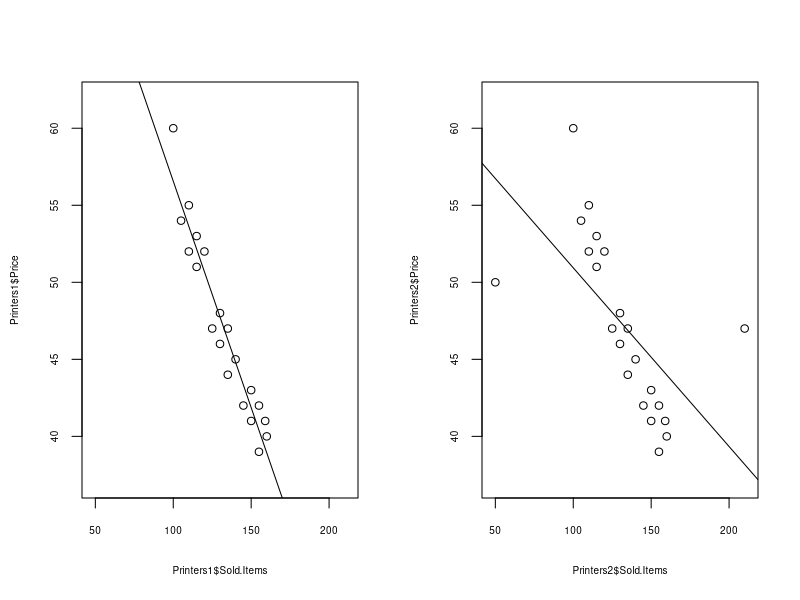

This chart was generated by the following R code:
setwd ("c://R")
Printers1=read.csv ("SellingPrinters.csv", header=TRUE,sep=";")
str(Printers1)
summary(Printers1)

LinMod1 <- lm( Printers1$Price ~ Printers1$Sold.Items,data=Printers1)
LinMod1

PrintersOutlier<-data.frame(X=c("Store21","Store22"),Sold.Items=c(210,50),Price=c(47,50))
#PrintersOutlier<-data.frame(X=c("Store21","Store22","Store23","Store24","Store25"),Sold.Items=c(180,200,210,50,90),Price=c(47,46,45,49,50))
Printers2 <- rbind(Printers1,PrintersOutlier)

LinMod2 <- lm( Printers2$Price ~ Printers2$Sold.Items,data=Printers2)
LinMod2


par(mfrow=c(1, 2))
plot(Printers1$Sold.Items,Printers1$Price,xlim=c(48, 212), ylim=c(37, 62),cex.axis=0.6,cex.lab=0.6)
abline(LinMod1)
plot(Printers2$Sold.Items,Printers2$Price,xlim=c(48, 212), ylim=c(37, 62),cex.axis=0.6,cex.lab=0.6)
abline(LinMod2)
